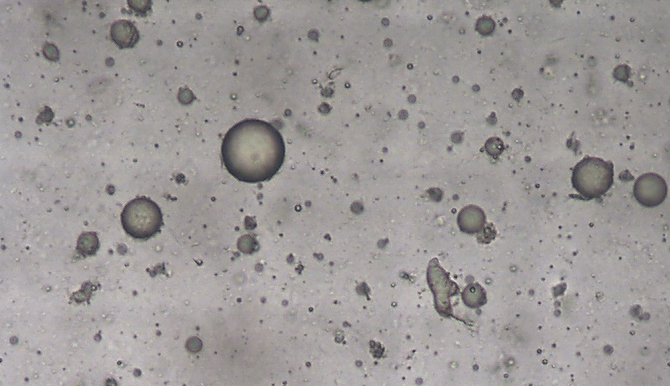
//> input picture images/zhifang_ball.png, 670 x 386 px
$ ./main050   (built with g++ and OpenCV 4)
//> lines starting //> are read from the running program, lines starting //| are printed output that depends on the picture; after the words box and inside, x2 and y2 are one past the last pixel; in counts of white or black regions, pixels touching at a corner belong together
/*
二值图像分析 – 矩形面积与弧长
对图像二值图像的每个轮廓，我们可以计算轮廓的弧长与面积，根据轮廓的面积与弧长可以实现对不同大小对象的过滤，寻找到我们感兴趣的roi区域，这个也是图像二值分析的任务之一。OpenCV对轮廓点集计算面积的API函数如下
double cv::contourArea(
InputArray 	contour,
bool oriented = false
)

计算轮廓的面积，其原理是基于格林公式。
参数contour表示输入的轮廓点集
参数oriented默认是false返回的面积是正数，如果方向参数为true表示会根据是顺时针或者逆时针方向返回正值或者负值面积。

double cv::arcLength(
InputArray curve,
bool closed
)
计算轮廓曲线的弧长。
参数curve表示输入的轮廓点集
参数closed默认表示是否闭合区域
*/

#include <opencv2/opencv.hpp>
#include <iostream>

using namespace cv;
using namespace std;

int main(int argc, const char *argv[])
{
	Mat src = imread("../images/zhifang_ball.png");
//> src is the input picture: 386 rows x 670 cols, CV_8UC3; mean B, G, R 152.2, 153.2, 157.3
	if (src.empty()) {
		printf("could not load image...\n");
		return -1;
	}
	namedWindow("input", WINDOW_AUTOSIZE);
	imshow("input", src);

	// 去噪声与二值化
	Mat dst, gray, binary;
	Canny(src, binary, 80, 160, 3, false);
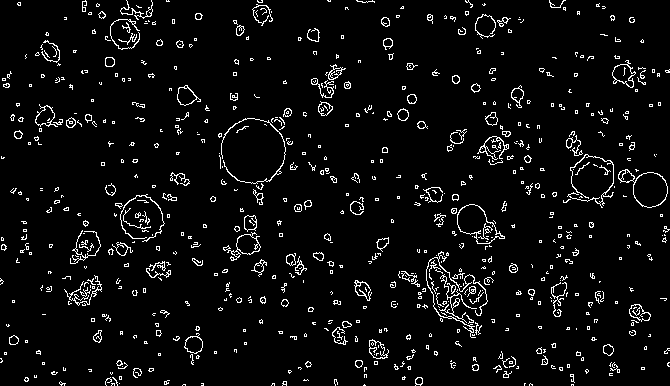
//> binary: 386 rows x 670 cols, CV_8UC1; 5.1% white in thin lines or dots
	imshow("binary", binary);
	imwrite("D:/binary.png", binary);

	Mat k = getStructuringElement(MORPH_RECT, Size(3, 3), Point(-1, -1));
	dilate(binary, binary, k);
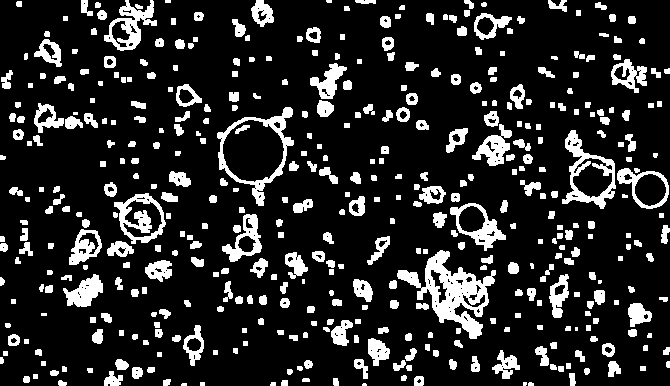
//> binary: 386 rows x 670 cols, CV_8UC1; 15.8% white; 440 white regions (10 under 20 px)

	// 轮廓发现与绘制
	vector<vector<Point>> contours;
	vector<Vec4i> hierarchy;
	findContours(binary, contours, hierarchy, RETR_EXTERNAL, CHAIN_APPROX_SIMPLE, Point());
//> contours = 439 contours, 114 with area under 20; largest, box (x1, y1, x2, y2) and area: (217, 107, 294, 206) 4118, (397, 250, 496, 339) 3284, (562, 130, 616, 209) 2218, (114, 193, 166, 244) 1710, (450, 203, 506, 251) 1318
	for (size_t t = 0; t < contours.size(); t++) {
		// 最大外接轮廓
		Rect rect = boundingRect(contours[t]);
		// rectangle(src, rect, Scalar(0, 0, 255), 1, 8, 0);

		// 面积过滤
		double area = contourArea(contours[t]);
		double curvelen = arcLength(contours[t], true);
		if (area < 100 || curvelen < 100) {
			continue;
		}

		// 最小外接轮廓
		RotatedRect rrt = minAreaRect(contours[t]);
		Point2f pts[4];
		rrt.points(pts);

		// 绘制旋转矩形与中心位置
		for (int i = 0; i < 4; i++) {
			line(src, pts[i % 4], pts[(i + 1) % 4], Scalar(0, 255, 0), 2, 8, 0);
		}
		Point2f cpt = rrt.center;
		circle(src, cpt, 2, Scalar(255, 0, 0), 2, 8, 0);
	}
//> this loop made 439 passes
//> (rect, area, curvelen, rrt, cpt) on passes 141, 194, 372, 374, 419, 438: (Rect(63, 274, 40, 33), 677.5, 144, centre (84, 293), size (41, 26.8), angle -25, Point(84.03, 293)), (Rect(69, 229, 33, 36), 727, 125.3, centre (85.7, 248.6), size (41.5, 26.8), angle -66.8, Point(85.74, 248.6)), (Rect(310, 63, 37, 36), 551, 149.7, centre (325.5, 78.7), size (38.8, 28.6), angle -64.4, Point(325.5, 78.67)), (Rect(611, 59, 36, 34), 652, 176.2, centre (629.7, 74.8), size (29.3, 37.7), angle -70, Point(629.7, 74.83)), (Rect(474, 13, 38, 27), 557.5, 124.7, centre (491.5, 27.2), size (26.4, 36.2), angle -81.9, Point(491.5, 27.15)), (Rect(104, 0, 53, 51), 1226.5, 283.2, centre (132.9, 23.4), size (60.2, 39.8), angle -55.3, Point(132.9, 23.38))
//> (rect, area, curvelen, rrt, pts) on pass 328: (Rect(34, 103, 30, 30), 467, 124.4, centre (48.5, 117.5), size (29, 29), angle -90, 4 Points (x, y): [63, 132], [34, 132], [34, 103], [63, 103])
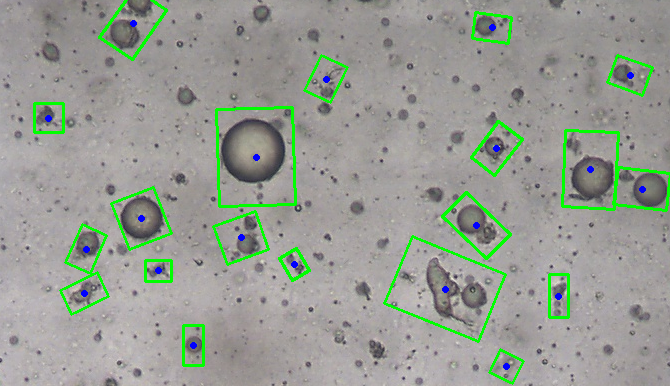
//> src: 386 rows x 670 cols, CV_8UC3; 3.92% of pixels changed, all inside (x1, y1, x2, y2) = (33, 0, 670, 385)
	imshow("contours", src);

	waitKey(0);
	destroyAllWindows();

	return 0;
}
